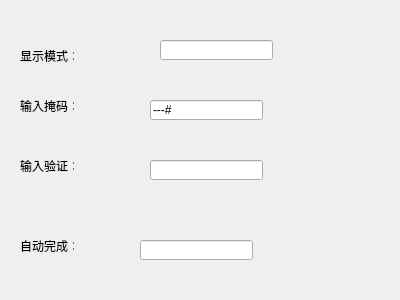
<?xml version="1.0" encoding="UTF-8"?>
<ui version="4.0">
 <class>Dialog</class>
 <widget class="QDialog" name="Dialog">
  <property name="geometry">
   <rect>
    <x>0</x>
    <y>0</y>
    <width>400</width>
    <height>300</height>
   </rect>
  </property>
  <property name="windowTitle">
   <string>Dialog</string>
  </property>
  <widget class="QLabel" name="label">
   <property name="geometry">
    <rect>
     <x>20</x>
     <y>50</y>
     <width>54</width>
     <height>12</height>
    </rect>
   </property>
   <property name="text">
    <string>显示模式：</string>
   </property>
  </widget>
  <widget class="QLabel" name="label_2">
   <property name="geometry">
    <rect>
     <x>20</x>
     <y>100</y>
     <width>54</width>
     <height>12</height>
    </rect>
   </property>
   <property name="text">
    <string>输入掩码：</string>
   </property>
  </widget>
  <widget class="QLabel" name="label_3">
   <property name="geometry">
    <rect>
     <x>20</x>
     <y>160</y>
     <width>54</width>
     <height>12</height>
    </rect>
   </property>
   <property name="text">
    <string>输入验证：</string>
   </property>
  </widget>
  <widget class="QLabel" name="label_4">
   <property name="geometry">
    <rect>
     <x>20</x>
     <y>240</y>
     <width>54</width>
     <height>12</height>
    </rect>
   </property>
   <property name="text">
    <string>自动完成：</string>
   </property>
  </widget>
  <widget class="QLineEdit" name="lineEdit">
   <property name="geometry">
    <rect>
     <x>160</x>
     <y>40</y>
     <width>113</width>
     <height>20</height>
    </rect>
   </property>
  </widget>
  <widget class="QLineEdit" name="lineEdit_2">
   <property name="geometry">
    <rect>
     <x>150</x>
     <y>100</y>
     <width>113</width>
     <height>20</height>
    </rect>
   </property>
   <property name="text">
    <string>---#</string>
   </property>
  </widget>
  <widget class="QLineEdit" name="lineEdit_3">
   <property name="geometry">
    <rect>
     <x>150</x>
     <y>160</y>
     <width>113</width>
     <height>20</height>
    </rect>
   </property>
  </widget>
  <widget class="QLineEdit" name="lineEdit_4">
   <property name="geometry">
    <rect>
     <x>140</x>
     <y>240</y>
     <width>113</width>
     <height>20</height>
    </rect>
   </property>
  </widget>
 </widget>
 <resources/>
 <connections/>
</ui>
